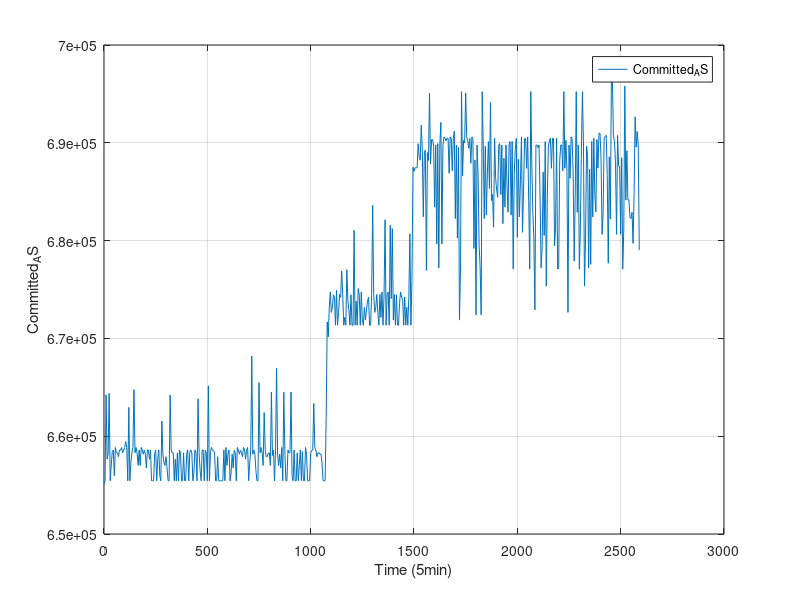

MATLAB code for this plot:
#! /usr/bin/octave -qf
fig = figure;
data = dlmread("finput.txt"," ");
size(data);
set(fig, "visible", "off");
time = data(:,1);
MemTotal = data(:,2);
MemFree = data(:,3);
Buffers = data(:,4);
Cached = data(:,5);
SwapCached = data(:,6);
Active = data(:,7);
Inactive = data(:,8);
SwapTotal = data(:,9);
SwapFree = data(:,10);
Dirty = data(:,11);
Writeback = data(:,12);
AnonPages = data(:,13);
Mapped = data(:,14);
Slab = data(:,15);
SReclaimable = data(:,16);
SUnreclaim = data(:,17);
PageTables = data(:,18);
NFS_Unstable = data(:,19);
Bounce = data(:,20);
WritebackTmp = data(:,21);
CommitLimit = data(:,22);
Committed_AS = data(:,23);
VmallocTotal = data(:,24);
VmallocUsed = data(:,25);
VmallocChunk = data(:,26);

plot(time,Committed_AS,";Committed_AS;"), grid

xlabel("Time (5min)");
ylabel("Committed_AS");
print("Committed_AS.png", "-dpng");


